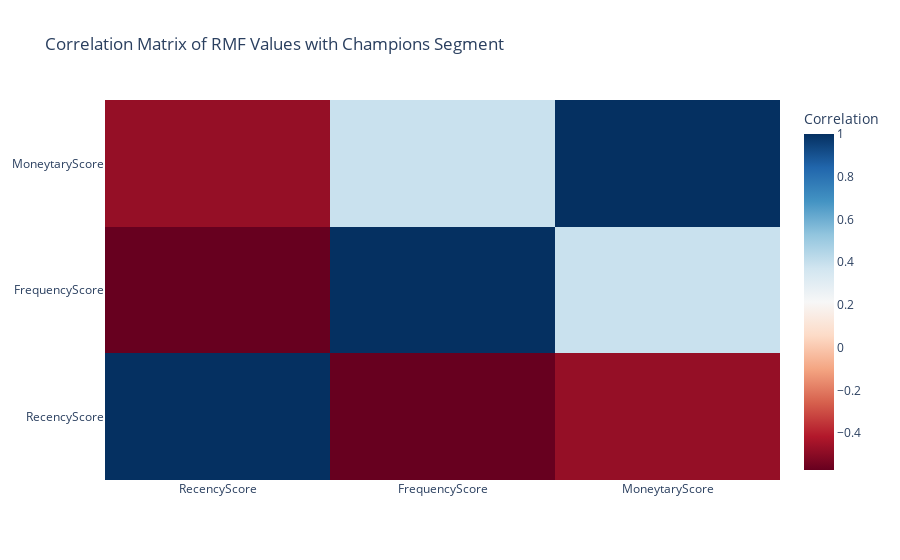

This figure's notebook cell:
### Markdown cell above
`Correlation`

### Code cell
corrr_matrix = champ_segment[['RecencyScore', 'FrequencyScore', 'MoneytaryScore']].corr()

fig_heatmap = go.Figure(
    data=go.Heatmap(
        z=corrr_matrix.values,
        x=corrr_matrix.columns,
        y=corrr_matrix.columns,
        colorscale='RdBu',
        colorbar=dict(title='Correlation')
    )
)

fig_heatmap.update_layout(
    title='Correlation Matrix of RMF Values with Champions Segment'
)
fig_heatmap.show()

### Figure 1 — Plotly figure (JSON) as saved in the notebook; plotly's stock layout.template omitted (floating-point values rounded to 4 significant figures)
{"data": [{"colorbar": {"title": {"text": "Correlation"}}, "colorscale": [[0, "rgb(103,0,31)"], [0.1, "rgb(178,24,43)"], [0.2, "rgb(214,96,77)"], [0.3, "rgb(244,165,130)"], [0.4, "rgb(253,219,199)"], [0.5, "rgb(247,247,247)"], [0.6, "rgb(209,229,240)"], [0.7, "rgb(146,197,222)"], [0.8, "rgb(67,147,195)"], [0.9, "rgb(33,102,172)"], [1, "rgb(5,48,97)"]], "type": "heatmap", "x": ["RecencyScore", "FrequencyScore", "MoneytaryScore"], "y": ["RecencyScore", "FrequencyScore", "MoneytaryScore"], "z": [[1, -0.5717, -0.4747], [-0.5717, 1, 0.3907], [-0.4747, 0.3907, 1]]}], "layout": {"title": {"text": "Correlation Matrix of RMF Values with Champions Segment"}}}
